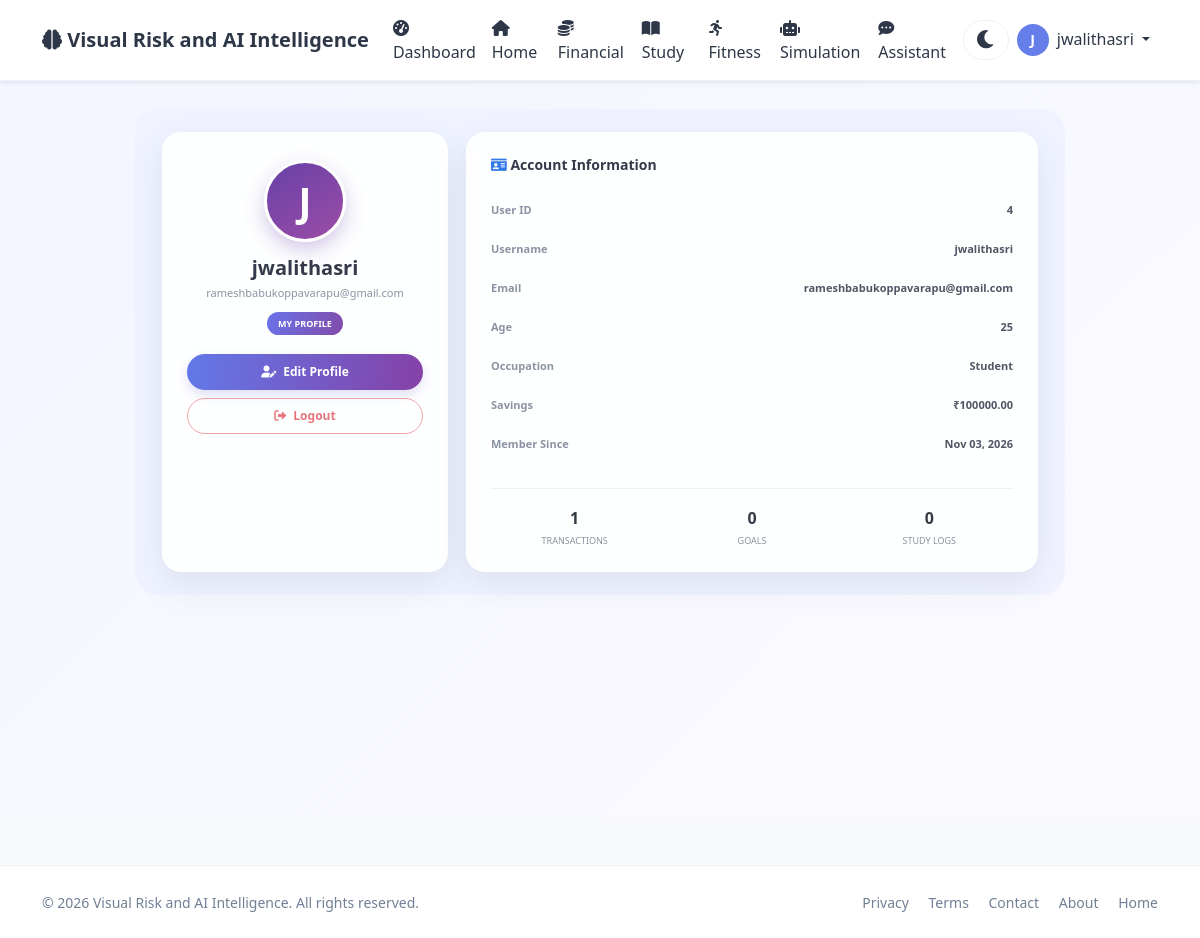
Page /user/profile (signed in) on the committed database.
### app.py (models this page shows, shortened)
class User(UserMixin, db.Model):
    id = db.Column(db.Integer, primary_key=True)
    username = db.Column(db.String(80), unique=True, nullable=False)
    email = db.Column(db.String(120), unique=True, nullable=False)
    password_hash = db.Column(db.String(200), nullable=False)
    age = db.Column(db.Integer, default=25)
    occupation = db.Column(db.String(100), default='Student')
    monthly_income = db.Column(db.Float, default=50000)
    monthly_expenses = db.Column(db.Float, default=35000)
    savings = db.Column(db.Float, default=100000)
    study_hours_per_week = db.Column(db.Float, default=20)
    fitness_hours_per_week = db.Column(db.Float, default=5)
    sleep_hours_per_day = db.Column(db.Float, default=7)
    created_at = db.Column(db.DateTime, default=datetime.utcnow)
    is_admin = db.Column(db.Boolean, default=False)
    transactions = db.relationship('Transaction', backref='user', lazy=True)
    study_logs = db.relationship('StudyLog', backref='user', lazy=True)
    fitness_logs = db.relationship('FitnessLog', backref='user', lazy=True)
    goals = db.relationship('Goal', backref='user', lazy=True)

### app.py (the view)
@app.route("/user/profile")
@login_required
def user_profile():
    if current_user.is_admin:
        return redirect(url_for("admin_profile"))
    return render_template(
        "user/profile.html",
        user=current_user,
        transactions_count=len(current_user.transactions),
        goals_count=len(current_user.goals),
        study_count=len(current_user.study_logs),
    )

### app.py (called while the page is built)
@app.context_processor
def utility_processor():
    return dict(datetime=datetime)

@login_manager.user_loader
def load_user(user_id):
    return User.query.get(int(user_id))

### templates/user/profile.html (shortened to what this page needs)
{% extends "base.html" %}
{% block content %}
<main class="user-profile-page">
  <section class="user-profile-wrap" aria-label="My profile">
    <div class="user-profile-grid">
      <article class="user-profile-card user-profile-summary">
        <div class="user-profile-avatar">{{ (user.username or 'U')[0]|upper }}</div>
        <h1>{{ user.username }}</h1>
        <div class="user-profile-email">{{ user.email }}</div>
        <span class="user-profile-badge">My Profile</span>
        <div class="user-profile-actions">
          <a class="user-profile-edit" href="{{ url_for('user_profile_edit') }}"><i class="fas fa-user-edit" aria-hidden="true"></i> Edit Profile</a>
          <a class="user-profile-logout" href="{{ url_for('logout') }}"><i class="fas fa-sign-out-alt" aria-hidden="true"></i> Logout</a>
        </div>
      </article>
      <article class="user-profile-card user-profile-details">
        <h2><i class="fas fa-id-card" aria-hidden="true" style="color:#3279e8"></i> Account Information</h2>
        <dl class="user-profile-information">
          <div><dt>User ID</dt><dd>{{ user.id }}</dd></div>
          <div><dt>Username</dt><dd>{{ user.username }}</dd></div>
          <div><dt>Email</dt><dd>{{ user.email }}</dd></div>
          <div><dt>Age</dt><dd>{{ user.age }}</dd></div>
          <div><dt>Occupation</dt><dd>{{ user.occupation or '—' }}</dd></div>
          <div><dt>Savings</dt><dd>₹{{ '%.2f'|format(user.savings or 0) }}</dd></div>
          <div><dt>Member Since</dt><dd>{{ user.created_at.strftime('%b %d, %Y') }}</dd></div>
        </dl>
        <div class="user-profile-stats" aria-label="Your account activity">
          <div><strong>{{ transactions_count }}</strong><span>Transactions</span></div>
          <div><strong>{{ goals_count }}</strong><span>Goals</span></div>
          <div><strong>{{ study_count }}</strong><span>Study Logs</span></div>
        </div>
      </article>
    </div>
  </section>
</main>
{% endblock %}

### templates/base.html (shortened to what this page needs)
<!DOCTYPE html>
<html lang="en" data-theme="light">
<head>
    <link
        href="https://cdn.jsdelivr.net/npm/bootstrap@5.3.0/dist/css/bootstrap.min.css"
        rel="stylesheet"
    >
    <link
        rel="stylesheet"
        href="https://cdnjs.cloudflare.com/ajax/libs/font-awesome/6.0.0/css/all.min.css"
    >
</head>
<body>
    <nav class="navbar navbar-expand-lg shadow-sm">
        <div class="container">
            <a class="navbar-brand fw-bold" href="{{ url_for('index') }}">
                <i class="fas fa-brain"></i>
                Visual Risk and AI Intelligence
            </a>
            <div class="collapse navbar-collapse" id="navbarNav">
                <ul class="navbar-nav ms-auto align-items-lg-center">
                    {% if current_user.is_authenticated %}
                        <li class="nav-item">
                            <a class="nav-link" href="{{ url_for('user_dashboard') }}">
                                <i class="fas fa-tachometer-alt me-1"></i>
                                Dashboard
                            </a>
                        </li>
                        <li class="nav-item">
                            <a class="nav-link" href="{{ url_for('index') }}">
                                <i class="fas fa-home"></i> Home
                            </a>
                        </li>
                        <li class="nav-item">
                            <a class="nav-link" href="{{ url_for('user_financial') }}">
                                <i class="fas fa-coins me-1"></i> Financial
                            </a>
                        </li>
                        <li class="nav-item">
                            <a class="nav-link" href="{{ url_for('user_study') }}">
                                <i class="fas fa-book-open me-1"></i> Study
                            </a>
                        </li>
                        <li class="nav-item">
                            <a class="nav-link" href="{{ url_for('user_fitness') }}">
                                <i class="fas fa-running me-1"></i> Fitness
                            </a>
                        </li>
                        <li class="nav-item">
                            <a class="nav-link" href="{{ url_for('user_simulation') }}">
                                <i class="fas fa-robot me-1"></i> Simulation
                            </a>
                        </li>
                        <li class="nav-item">
                            <a class="nav-link" href="{{ url_for('user_assistant') }}">
                                <i class="fas fa-comment-dots me-1"></i> Assistant
                            </a>
                        </li>
                        <li class="nav-item">
                            <button
                                class="theme-toggle"
                                id="themeToggle"
                                type="button"
                                aria-label="Toggle light and dark theme"
                                title="Toggle theme"
                            >
                                <i class="fas fa-moon"></i>
                            </button>
                        </li>
                        <li class="nav-item dropdown">
                            <a
                                class="nav-link dropdown-toggle"
                                href="#"
                                id="userDropdown"
                                role="button"
                                data-bs-toggle="dropdown"
                                aria-expanded="false"
                            >
                                <span class="user-avatar">
                                    {{ (current_user.username or 'U')[0]|upper }}
                                </span>
                                <span class="ms-1">
                                    {{ current_user.username }}
                                </span>
                            </a>
                        </li>
                    {% endif %}
                </ul>
            </div>
        </div>
    </nav>
    <main>
        {% block content %}{% endblock %}
    </main>
    <footer class="mt-5 py-4 border-top">
        <div class="container">
            <div class="row align-items-center">
                <div class="col-md-6 text-center text-md-start">
                    <span class="text-muted small">
                        &copy; 2026 Visual Risk and AI Intelligence.
                        All rights reserved.
                    </span>
                </div>
                <div class="col-md-6 text-center text-md-end mt-3 mt-md-0">
                    <a href="{{ url_for('privacy') }}"
                       class="text-muted text-decoration-none me-3 small">
                        Privacy
                    </a>
                    <a href="{{ url_for('terms') }}"
                       class="text-muted text-decoration-none me-3 small">
                        Terms
                    </a>
                    <a href="{{ url_for('contact') }}"
                       class="text-muted text-decoration-none me-3 small">
                        Contact
                    </a>
                    <a href="{{ url_for('about') }}"
                       class="text-muted text-decoration-none me-3 small">
                        About
                    </a>
                    <a href="{{ url_for('index') }}"
                       class="text-muted text-decoration-none small">
                        Home
                    </a>
                </div>
            </div>
        </div>
    </footer>
</body>
</html>

### templates/base.html (style rules this page uses)
:root { --bg-body: #f8f9fa; --bg-navbar: #ffffff; --bg-card: #ffffff; --text-primary: #2d3748; --text-muted: #718096; --border-color: #edf2f7; --shadow: 0 4px 20px rgba(0, 0, 0, 0.06); --accent: #667eea; --bg-input: #ffffff; --bg-light: #f7fafc; --bg-wrapper: #f0f4ff; --bg-hero: linear-gradient(135deg, #667eea 0%, #764ba2 100%); --dropdown-bg: #ffffff; --dropdown-text: #2d3748; --btn-bg: #667eea; --btn-hover: #5a6fd6; --badge-bg: #edf2f7; --badge-text: #4a5568; --progress-bg: #edf2f7; }
body { background: var(--bg-body) !important; color: var(--text-primary) !important; font-family: "Segoe UI", Tahoma, Geneva, Verdana, sans-serif; min-height: 100vh; transition: background 0.3s, color 0.3s; }
.navbar { background: var(--bg-navbar) !important; border-bottom: 1px solid var(--border-color); }
.navbar-brand, .nav-link { color: var(--text-primary) !important; }
.text-muted { color: var(--text-muted) !important; }
.border-top, .border-bottom { border-color: var(--border-color) !important; }
.theme-toggle { background: var(--bg-input); border: 1px solid var(--border-color); font-size: 1.3rem; color: var(--text-primary); cursor: pointer; transition: transform 0.3s; padding: 0.2rem 0.7rem; border-radius: 30px; margin-left: 0.5rem; }
.user-avatar { width: 32px; height: 32px; border-radius: 50%; background: var(--accent); color: #ffffff; display: inline-flex; align-items: center; justify-content: center; font-weight: 600; font-size: 0.9rem; }
footer { background: var(--bg-card) !important; border-color: var(--border-color) !important; }

### templates/user/profile.html (style rules this page uses)
.user-profile-page { min-height: calc(100vh - 64px); padding: 28px 24px 48px; background: linear-gradient(135deg, #f4f5ff 0%, #fbfaff 100%); color: #343a49; }
.user-profile-wrap { width: min(930px, 100%); margin: 0 auto; padding: 23px 27px; border-radius: 23px; background: rgba(239, 242, 255, .78); }
.user-profile-grid { display: grid; grid-template-columns: 286px minmax(0, 1fr); gap: 18px; }
.user-profile-card { min-height: 430px; padding: 24px; border: 1px solid rgba(255,255,255,.95); border-radius: 19px; background: rgba(255,255,255,.93); box-shadow: 0 12px 34px rgba(61,68,104,.10); }
.user-profile-summary { display: flex; flex-direction: column; align-items: center; text-align: center; }
.user-profile-avatar { width: 82px; height: 82px; display: grid; place-items: center; margin: 3px 0 14px; border: 3px solid white; border-radius: 50%; background: linear-gradient(145deg, #6741a8, #9c4da5); box-shadow: 0 8px 20px rgba(111,76,177,.3); color: white; font-size: 39px; font-weight: 700; }
.user-profile-summary h1 { margin: 0; font-size: 20px; font-weight: 750; }
.user-profile-email { margin-top: 5px; color: #8b92a3; font-size: 11px; overflow-wrap: anywhere; }
.user-profile-badge { margin: 10px 0 19px; padding: 5px 11px; border-radius: 999px; background: linear-gradient(110deg, #6973e9, #824ba9); color: white; font-size: 9px; font-weight: 700; text-transform: uppercase; }
.user-profile-actions { width: 100%; display: grid; gap: 8px; }
.user-profile-actions a { min-height: 36px; display: flex; align-items: center; justify-content: center; gap: 7px; border-radius: 999px; font-size: 12px; font-weight: 650; text-decoration: none; }
.user-profile-edit { background: linear-gradient(100deg, #6279e9, #8541a7); box-shadow: 0 5px 12px rgba(106,88,201,.2); color: white; }
.user-profile-logout { border: 1px solid #f1a0a5; color: #e6757e; }
.user-profile-details h2 { margin: 0 0 17px; font-size: 14px; font-weight: 750; }
.user-profile-information { margin: 0; }
.user-profile-information div { min-height: 39px; display: flex; align-items: center; justify-content: space-between; gap: 14px; font-size: 11px; }
.user-profile-information dt { color: #8b92a3; }
.user-profile-information dd { margin: 0; color: #515666; font-weight: 650; text-align: right; }
.user-profile-stats { display: grid; grid-template-columns: repeat(3, 1fr); gap: 10px; margin-top: 24px; padding-top: 17px; border-top: 1px solid #edf0f5; text-align: center; }
.user-profile-stats div { display: grid; gap: 4px; }
.user-profile-stats strong { color: #343a45; font-size: 16px; }
.user-profile-stats span { color: #8b92a0; font-size: 9px; text-transform: uppercase; }

### rows in the picture
User: username "J", username "jwalithasri", email "rameshbabukoppavarapu@gmail.com", id "4", age "25", occupation "Student", savings "100000.00", created_at "Nov 03, 2026"

### other values in the picture
{{ transactions_count }} "1"
{{ goals_count }} "0"
{{ study_count }} "0"
